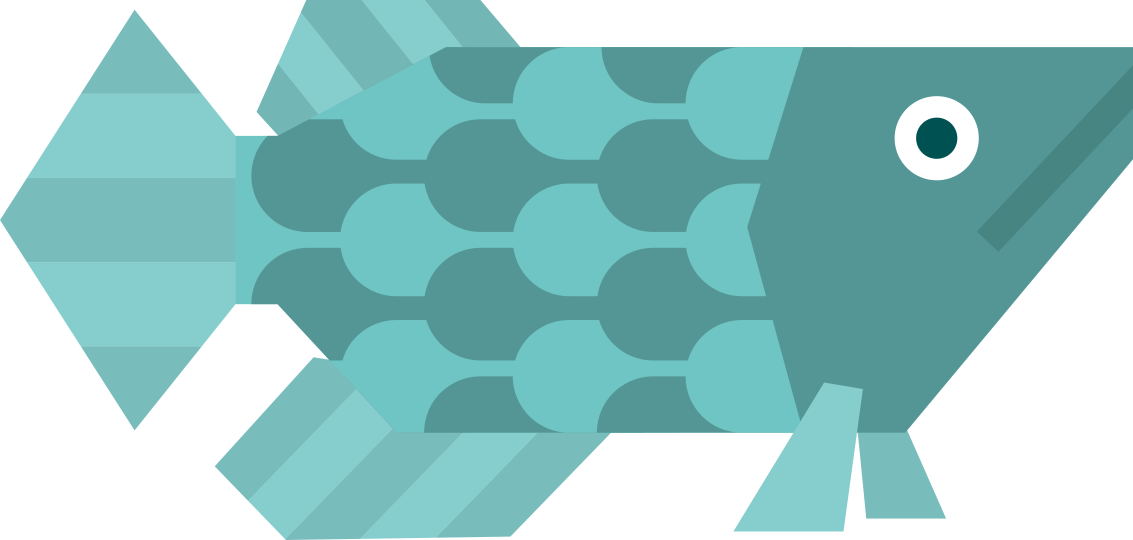
#> input picture assets/fish_1080.png, 2266 x 1080 px, found by its file name (shown at 1/2 size)
$ python dlr.py
#> lines starting #> are read from the running program, lines starting #| are printed output that depends on the picture
import matplotlib.pyplot as plt
from math import *
import numpy as np

def rotate(img, rot, x_offset, y_offset, delta_x, delta_y, delta_i, fs, outer_limit, last_px, horizontal, negate_coords=False, flip_range=False):
    # print("rotating...")
    src_i = 0
    shift = 1
    for i in range(outer_limit):
        x_, y_ = fs(i), i
        range_ = range(last_px, -1, -1) if flip_range else range(last_px)
        for px in range_:
            try:
                x, y, i_ = [floor(_) for _ in (x_, y_, src_i)]
                if negate_coords:
                    shift = -1

                a, b = (px, i_) if not horizontal else (i_, px)

                rot[shift * (y + y_offset), shift * (x + x_offset)] = img[a, b] # y, x
                rot[shift * (y + y_offset) + 1, shift * (x + x_offset)] = img[a + 1, b + 1]
                x_ += delta_x
                y_ += delta_y
            except IndexError:
                # print("[index err]")
                pass

        src_i += delta_i


def main(fpath, angle):
#> called with fpath = 'assets/fish_1080.png', angle = 0
    img = plt.imread(fpath)
#> img is the input picture: shape (1080, 2266, 4) float32; mean R, G, B, A 0.381, 0.575, 0.575, 0.687
    # [4 lines of commented-out code are left out]

    m, n = img.shape[:2]
#> m = 1080; n = 2266

    # angle = 330
    # for angle in range(361):
    angle = angle - (angle // 360) * 360
    if angle < 0 : angle += 360
    alpha = (pi * angle) / 180

    sin_alpha = abs(sin(alpha))
    cos_alpha = abs(cos(alpha))
    tan_alpha = tan(alpha)
    tan_alpha_ = tan(alpha + pi / 2)

    mrt = ceil(m * cos_alpha + n * sin_alpha)
#> mrt = 1080
    nrt = ceil(m * sin_alpha + n * cos_alpha)
#> nrt = 2266
    rot = np.zeros((mrt, nrt, 4), dtype=img.dtype)

    # print(f"{(m, n, mrt, nrt) = }")

    # zone 1 and 5
    if (z1 := 0 <= angle <= 45) or (180 < angle <= 225):
        x_offset = ceil(m * sin_alpha)
#> x_offset = 0
        y_offset = 0

        fs = lambda y: y / tan_alpha_   # starting line equation
        delta_x = cos_alpha
        delta_y = sin_alpha
        delta_i = 1 / delta_x

        outer_limit = ceil(m * cos_alpha)
#> outer_limit = 1080
        last_px = n
#> last_px = 2266
        rotate(img, rot, x_offset, y_offset, delta_x, delta_y, delta_i, fs, outer_limit, last_px, horizontal=True, negate_coords=not z1)
#> after the loop in rotate, `for i in range(outer_limit):`: src_i = 1080

    # zone 2 and 6
    elif (z2 := 45 < angle <= 90) or (225 < angle <= 270):
        x_offset = ceil(m * sin_alpha)
        y_offset = 0

        fs = lambda y: y / tan_alpha    # starting line equation
        delta_x = -sin_alpha
        delta_y = cos_alpha
        delta_i = (-1 if z2 else 1) / delta_x

        outer_limit = ceil(n * sin_alpha)
        last_px = m
        rotate(img, rot, x_offset, y_offset, delta_x, delta_y, delta_i, fs, outer_limit, last_px, horizontal=False, flip_range=not z2)

    # zone 3 and 7
    elif (z2 := 90 < angle <= 135) or (270 < angle <= 315):
        x_offset = nrt
        y_offset = ceil(m * cos_alpha)

        fs = lambda y: y / tan_alpha    # starting line equation
        delta_x = -sin_alpha
        delta_y = -cos_alpha
        delta_i = (-1 if z2 else 1) / delta_x

        outer_limit = ceil(n * sin_alpha)
        last_px = m
        rotate(img, rot, x_offset, y_offset, delta_x, delta_y, delta_i, fs, outer_limit, last_px, horizontal=False, flip_range=not z2)

    # zone 4 and 8
    elif (z1 := 135 < angle <= 180) or (315 < angle <= 360):
        x_offset = ceil(n * cos_alpha)
        y_offset = 0

        fs = lambda y: y / tan_alpha_   # starting line equation
        delta_x = -cos_alpha
        delta_y = sin_alpha
        delta_i = 1 / delta_x

        outer_limit = ceil(m * cos_alpha)
        last_px = n
        rotate(img, rot, x_offset, y_offset, delta_x, delta_y, delta_i, fs, outer_limit, last_px, horizontal=True, negate_coords=not z1)


    plt.figure(figsize=(10, 5))
    plt.subplot(1, 2, 1)
    plt.title("Original Image")
    plt.imshow(img, cmap="gray")

    plt.subplot(1, 2, 2)
    plt.title("Rotated Image")
    plt.imshow(rot, cmap="gray")
    # plt.show()
    plt.savefig("rotated_image.png")
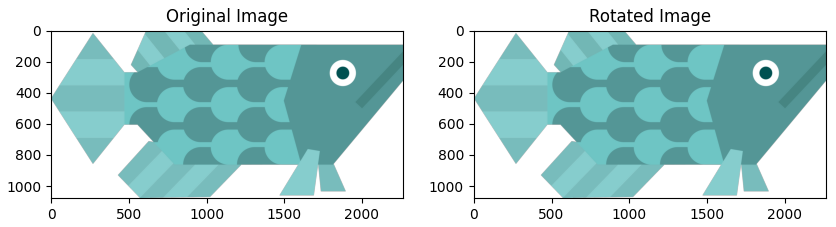
#> figure drawn by matplotlib, 2 panels
    plt.close()


if __name__ == "__main__":
    for angle in range(361):
        try:
            main("assets/fish_1080.png", angle)
#> (the run stopped early here; a loop or call above may not have finished)
